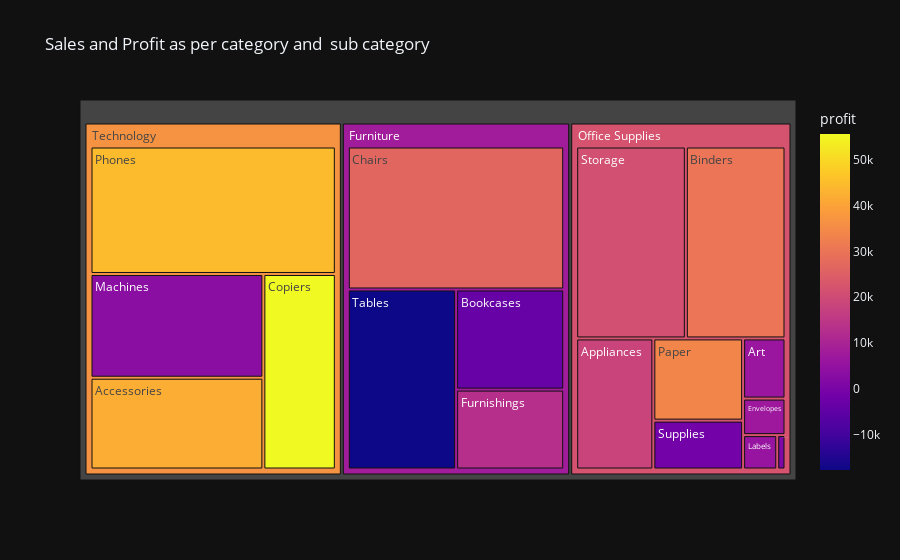

This figure's notebook cell:
### Code cell
fig=px.treemap(category_data,
               path=['category','sub-category'],
               values='sales',
               color='profit',
               title='Sales and Profit as per category and  sub category')
fig

### Figure 1 — Plotly figure (JSON) as saved in the notebook; plotly's stock layout.template omitted (floating-point values rounded to 4 significant figures)
{"data": [{"branchvalues": "total", "customdata": [[41940.0], [18140.0], [6528.0], [30220.0], [-3473.0], [26590.0], [55620.0], [6964.0], [949.5], [13060.0], [5546.0], [3385.0], [34050.0], [44520.0], [21280.0], [-1189.0], [-17730.0], [7902.0], [22030.0], [36680.0]], "domain": {"x": [0, 1], "y": [0, 1]}, "hovertemplate": "labels=%{label}<br>sales=%{value}<br>parent=%{parent}<br>id=%{id}<br>profit=%{color}<extra></extra>", "ids": ["Technology/Accessories", "Office Supplies/Appliances", "Office Supplies/Art", "Office Supplies/Binders", "Furniture/Bookcases", "Furniture/Chairs", "Technology/Copiers", "Office Supplies/Envelopes", "Office Supplies/Fasteners", "Furniture/Furnishings", "Office Supplies/Labels", "Technology/Machines", "Office Supplies/Paper", "Technology/Phones", "Office Supplies/Storage", "Office Supplies/Supplies", "Furniture/Tables", "Furniture", "Office Supplies", "Technology"], "labels": ["Accessories", "Appliances", "Art", "Binders", "Bookcases", "Chairs", "Copiers", "Envelopes", "Fasteners", "Furnishings", "Labels", "Machines", "Paper", "Phones", "Storage", "Supplies", "Tables", "Furniture", "Office Supplies", "Technology"], "marker": {"coloraxis": "coloraxis", "colors": [41940.0, 18140.0, 6528.0, 30220.0, -3473.0, 26590.0, 55620.0, 6964.0, 949.5, 13060.0, 5546.0, 3385.0, 34050.0, 44520.0, 21280.0, -1189.0, -17730.0, 7902.0, 22030.0, 36680.0]}, "name": "", "parents": ["Technology", "Office Supplies", "Office Supplies", "Office Supplies", "Furniture", "Furniture", "Technology", "Office Supplies", "Office Supplies", "Furniture", "Office Supplies", "Technology", "Office Supplies", "Technology", "Office Supplies", "Office Supplies", "Furniture", "", "", ""], "type": "treemap", "values": [167400.0, 107500.0, 27120.0, 203400.0, 114900.0, 328400.0, 149500.0, 16480.0, 3024.0, 91710.0, 12490.0, 189200.0, 78480.0, 330000.0, 223800.0, 46670.0, 207000.0, 742000.0, 719000.0, 836200.0]}], "layout": {"coloraxis": {"colorbar": {"title": {"text": "profit"}}, "colorscale": [[0, "#0d0887"], [0.1111, "#46039f"], [0.2222, "#7201a8"], [0.3333, "#9c179e"], [0.4444, "#bd3786"], [0.5556, "#d8576b"], [0.6667, "#ed7953"], [0.7778, "#fb9f3a"], [0.8889, "#fdca26"], [1, "#f0f921"]]}, "legend": {"tracegroupgap": 0}, "title": {"text": "Sales and Profit as per category and  sub category"}}}
